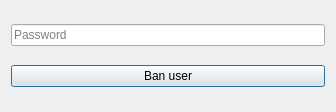
<?xml version="1.0" encoding="UTF-8"?>
<ui version="4.0">
 <class>Dialog</class>
 <widget class="QDialog" name="Dialog">
  <property name="geometry">
   <rect>
    <x>0</x>
    <y>0</y>
    <width>336</width>
    <height>112</height>
   </rect>
  </property>
  <property name="windowTitle">
   <string>Confirm group password</string>
  </property>
  <property name="windowIcon">
   <iconset resource="icons.qrc">
    <normaloff>:/person/icons/person.png</normaloff>:/person/icons/person.png</iconset>
  </property>
  <layout class="QVBoxLayout" name="verticalLayout">
   <item>
    <widget class="QLineEdit" name="groupPassword">
     <property name="echoMode">
      <enum>QLineEdit::Password</enum>
     </property>
     <property name="placeholderText">
      <string>Password</string>
     </property>
    </widget>
   </item>
   <item>
    <widget class="QPushButton" name="banButton">
     <property name="cursor">
      <cursorShape>PointingHandCursor</cursorShape>
     </property>
     <property name="text">
      <string>Ban user</string>
     </property>
    </widget>
   </item>
  </layout>
 </widget>
 <tabstops>
  <tabstop>groupPassword</tabstop>
  <tabstop>banButton</tabstop>
 </tabstops>
 <resources>
  <include location="icons.qrc"/>
 </resources>
 <connections/>
</ui>
